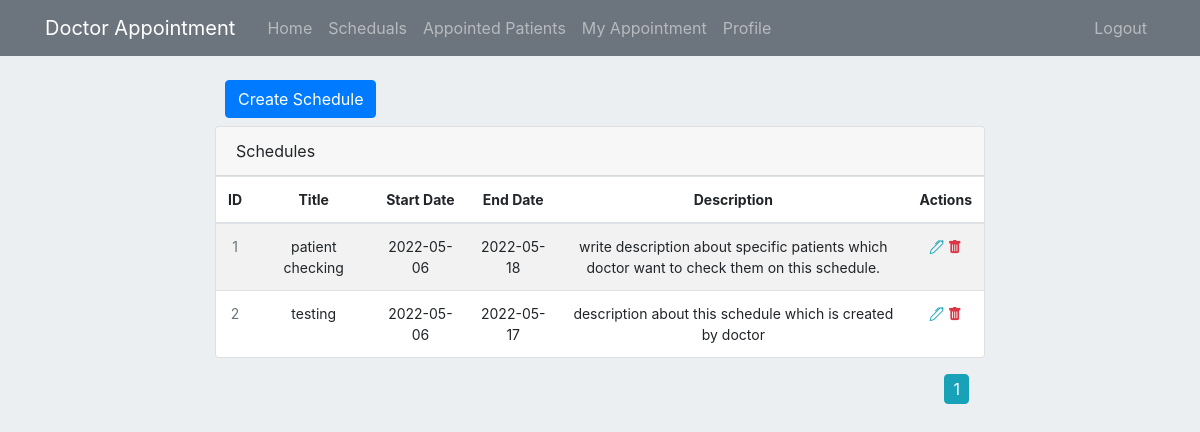
Before: /schedule (signed in) with the older database file.
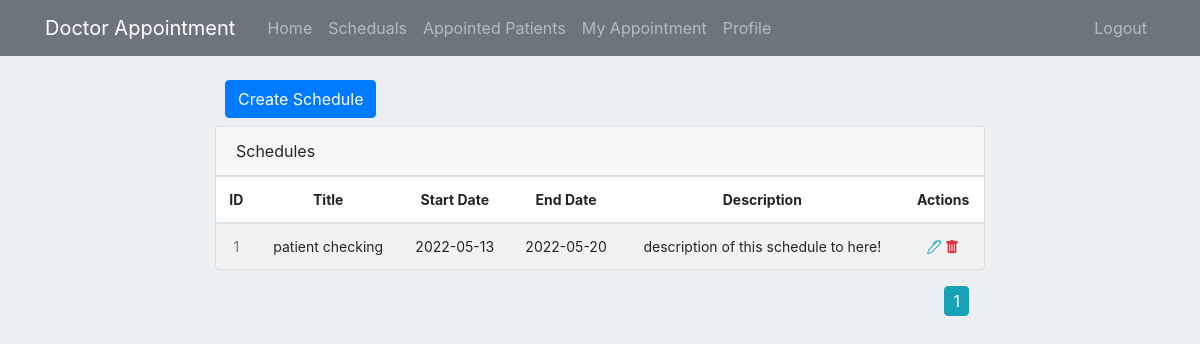
After: the same page with the newer database file.
### appointment/models.py (models this page shows, shortened)
class Schedule(db.Model):
    __tablename__='Schedule'
    id = db.Column(db.Integer, primary_key=True)
    name = db.Column(db.String(100), nullable=False)
    doctor_id = db.Column(db.Integer, db.ForeignKey('user.id'))
    start_date = db.Column(db.Date(), default = datetime.now().date())
    end_date = db.Column(db.Date(), default = datetime.now().date())
    description = db.Column(db.Text())
    appointment = db.relationship('Appointment', backref='Schedule', lazy=True)

### appointment/routes.py (the view)
@app.route("/schedule", methods=('GET', 'POST'))
@login_required
@doctor_required
def schedule():
    return create_schedule()

### appointment/models.py (called while the page is built)
@login_manager.user_loader
def load_user(user_id):
    return User.query.get(int(user_id))

### appointment/privilege.py (called while the page is built)
def doctor_required(f):
    @wraps(f)
    def wrap(*args, **kwargs):
        if current_user and current_user.role == 2 :
            return f(*args, **kwargs)
        flash("Ooops login or your privilege is not satisfied", "info")
        return redirect(url_for('home'))
    return wrap

### appointment/view.py (called while the page is built, shortened)
def create_schedule():
    form = CreateSchedule()
    page = request.args.get('page', 1, type=int)
    current_user_schedules = Schedule.query.filter(Schedule.doctor_id==current_user.id).paginate(per_page=8)
    return render_template("schedule.html", form=form, schedules=current_user_schedules)

### appointment/templates/schedule.html (shortened to what this page needs)
{% extends "layout/layout.html" %}
{% block content %}
{% include 'layout/home_header.html' %}
<div class="col-12 mt-8">
    <div class="col-lg-8 offset-lg-2 mb-2">
        <button type="button" class="btn btn-primary" data-toggle="modal" data-target="#exampleModal">
            Create Schedule
        </button>
    </div>
    <div class="row">
        <div class="col-lg-8 offset-lg-2">
            <div class="main-card mb-3 card">
                <div class="card-header">Schedules </div>
                <div class="table-responsive">
                    <table class="align-middle mb-0 table table-borderless table-striped table-hover">
                        <thead>
                            <tr class="app-normal-font">
                                <th class="text-center">ID</th>
                                <th class="text-center">Title</th>
                                <th class="text-center">Start Date</th>
                                <th class="text-center">End Date</th>
                                <th class="text-center">Description</th>
                                <th class="text-center">Actions</th>
                            </tr>
                        </thead>
                        <tbody>
                            {% for schedule in schedules.items %}
                                <tr class="app-normal-font p-0">
                                    <td class="text-center text-muted">{{ schedule.id }}</td>
                                    <td class="text-center">{{schedule.name}}</td>
                                    <td class="text-center">
                                        <div class="widget-content p-0">
                                            {{schedule.start_date}}
                                        </div>
                                    </td>
                                    <td class="text-center">{{schedule.end_date}}</td>
                                    <td class="text-center td_description_max_width">{{schedule.description}}</td>
                                    <td class="text-center">
                                        <a href="{{ url_for('doctor_edit_schedule', id = schedule.id) }}" class="text-info">
                                            <i class="bi bi-pen"></i>
                                        </a>
                                        <a href="{{ url_for('delete_schedule', id= schedule.id) }}" class="text-danger"  onclick="confirmation(event)">
                                            <i class="bi bi-trash-fill"></i>
                                        </a>
                                    </td>
                                </tr>
                            {% endfor %}
                        </tbody>
                    </table>
                </div>
            </div>
            <div class="float-right mr-3">
                {% for page_num in schedules.iter_pages(left_edge=1, right_edge=1, left_current=1, right_current=2) %}
                    {% if page_num  %}
                        {% if schedules.page == page_num %}
                            <a class="btn btn-info nb-4" style="padding:2px 8px;" href="{{ url_for('schedule', page=page_num)}}">{{page_num}}</a>
                        {% else %}
                            <a class="btn btn-outline-info nb-4" style="padding:2px 8px;" href="{{ url_for('schedule', page=page_num)}}">{{page_num}}</a>
                        {% endif %}
                    {% else %}
                        ...
                    {% endif %}
                {% endfor %}
            </div>
        </div>
    </div>
</div>
{% endblock %}

Changed rows visible on the page:
removed Schedule: id "2", name "testing", start_date "2022-05-06", end_date "2022-05-17", description "description about this schedule which is created by doctor"
changed Schedule "patient checking": start_date "2022-05-06" → "2022-05-13"; end_date "2022-05-18" → "2022-05-20"; description "write description about specific patients which doctor want to check them on this schedule." → "description of this schedule to here!"
